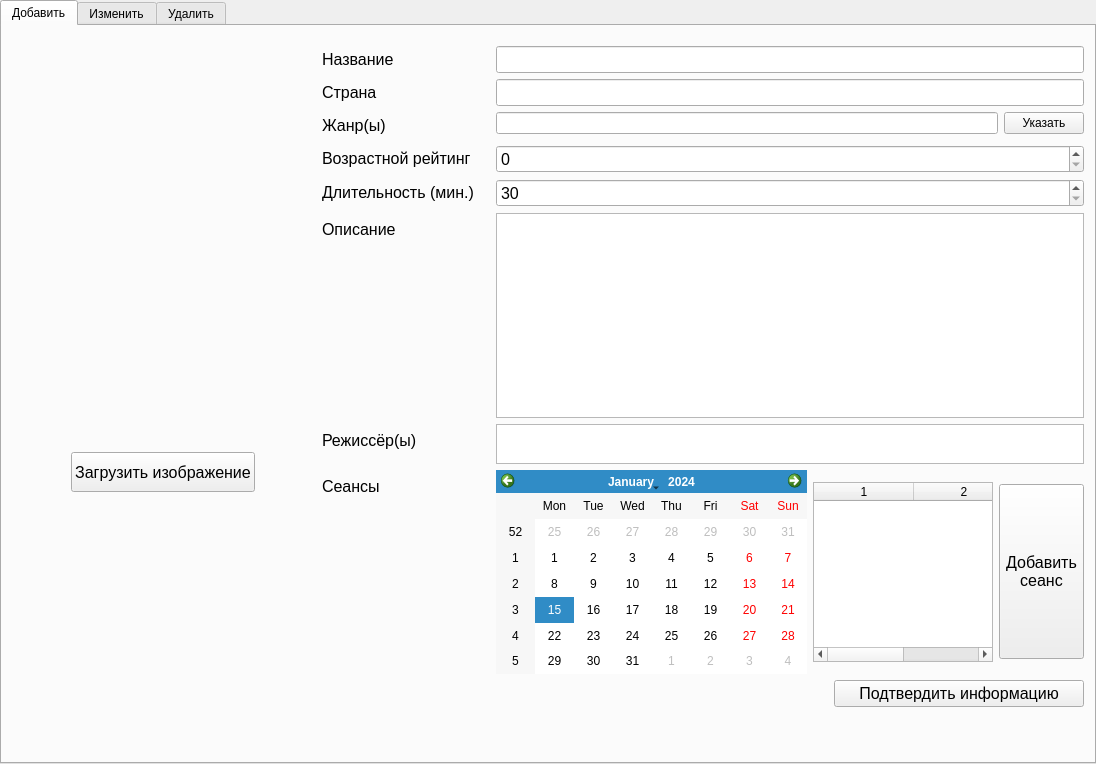
<?xml version="1.0" encoding="UTF-8"?>
<ui version="4.0">
 <class>TabWidget</class>
 <widget class="QTabWidget" name="TabWidget">
  <property name="geometry">
   <rect>
    <x>0</x>
    <y>0</y>
    <width>1096</width>
    <height>764</height>
   </rect>
  </property>
  <property name="minimumSize">
   <size>
    <width>100</width>
    <height>0</height>
   </size>
  </property>
  <property name="font">
   <font>
    <stylestrategy>PreferAntialias</stylestrategy>
   </font>
  </property>
  <property name="windowTitle">
   <string>TabWidget</string>
  </property>
  <property name="currentIndex">
   <number>0</number>
  </property>
  <widget class="QWidget" name="AddTab">
   <attribute name="title">
    <string>Добавить</string>
   </attribute>
   <widget class="QWidget" name="formLayoutWidget">
    <property name="geometry">
     <rect>
      <x>320</x>
      <y>20</y>
      <width>762</width>
      <height>685</height>
     </rect>
    </property>
    <layout class="QFormLayout" name="formLayout">
     <item row="0" column="0">
      <widget class="QLabel" name="NameLabel1">
       <property name="text">
        <string>&lt;html&gt;&lt;head/&gt;&lt;body&gt;&lt;p&gt;&lt;span style=&quot; font-size:12pt;&quot;&gt;Название&lt;/span&gt;&lt;/p&gt;&lt;/body&gt;&lt;/html&gt;</string>
       </property>
      </widget>
     </item>
     <item row="0" column="1">
      <widget class="QLineEdit" name="NameLinePageAdd">
       <property name="font">
        <font>
         <pointsize>12</pointsize>
        </font>
       </property>
       <property name="inputMask">
        <string notr="true"/>
       </property>
       <property name="text">
        <string/>
       </property>
       <property name="placeholderText">
        <string/>
       </property>
      </widget>
     </item>
     <item row="1" column="0">
      <widget class="QLabel" name="CountryLabel">
       <property name="text">
        <string>&lt;html&gt;&lt;head/&gt;&lt;body&gt;&lt;p&gt;&lt;span style=&quot; font-size:12pt;&quot;&gt;Страна&lt;/span&gt;&lt;/p&gt;&lt;/body&gt;&lt;/html&gt;</string>
       </property>
      </widget>
     </item>
     <item row="1" column="1">
      <widget class="QLineEdit" name="CountryLinePageAdd">
       <property name="font">
        <font>
         <pointsize>12</pointsize>
        </font>
       </property>
      </widget>
     </item>
     <item row="2" column="0">
      <widget class="QLabel" name="GenresLabel">
       <property name="text">
        <string>&lt;html&gt;&lt;head/&gt;&lt;body&gt;&lt;p&gt;&lt;span style=&quot; font-size:12pt;&quot;&gt;Жанр(ы)&lt;/span&gt;&lt;/p&gt;&lt;/body&gt;&lt;/html&gt;</string>
       </property>
      </widget>
     </item>
     <item row="2" column="1">
      <layout class="QGridLayout" name="gridLayout_2">
       <item row="0" column="0">
        <widget class="QLineEdit" name="GenresLinePageAdd">
         <property name="font">
          <font>
           <pointsize>12</pointsize>
          </font>
         </property>
         <property name="readOnly">
          <bool>true</bool>
         </property>
        </widget>
       </item>
       <item row="0" column="3">
        <widget class="QPushButton" name="GenresBtnPageAdd">
         <property name="text">
          <string>Указать</string>
         </property>
        </widget>
       </item>
      </layout>
     </item>
     <item row="3" column="0">
      <widget class="QLabel" name="AgeRatingLabel">
       <property name="minimumSize">
        <size>
         <width>168</width>
         <height>20</height>
        </size>
       </property>
       <property name="text">
        <string>&lt;html&gt;&lt;head/&gt;&lt;body&gt;&lt;p&gt;&lt;span style=&quot; font-size:12pt;&quot;&gt;Возрастной рейтинг&lt;/span&gt;&lt;/p&gt;&lt;/body&gt;&lt;/html&gt;</string>
       </property>
      </widget>
     </item>
     <item row="3" column="1">
      <widget class="QSpinBox" name="AgeRatingSpinBoxPageAdd">
       <property name="font">
        <font>
         <pointsize>12</pointsize>
        </font>
       </property>
       <property name="maximum">
        <number>18</number>
       </property>
      </widget>
     </item>
     <item row="4" column="0">
      <widget class="QLabel" name="DurationLabel">
       <property name="text">
        <string>&lt;html&gt;&lt;head/&gt;&lt;body&gt;&lt;p&gt;&lt;span style=&quot; font-size:12pt;&quot;&gt;Длительность (мин.)&lt;/span&gt;&lt;/p&gt;&lt;/body&gt;&lt;/html&gt;</string>
       </property>
      </widget>
     </item>
     <item row="4" column="1">
      <widget class="QSpinBox" name="DurationSpinBoxPageAdd">
       <property name="font">
        <font>
         <pointsize>12</pointsize>
        </font>
       </property>
       <property name="minimum">
        <number>30</number>
       </property>
       <property name="maximum">
        <number>420</number>
       </property>
      </widget>
     </item>
     <item row="5" column="0">
      <widget class="QLabel" name="DescriptionLabel">
       <property name="text">
        <string>&lt;html&gt;&lt;head/&gt;&lt;body&gt;&lt;p&gt;&lt;span style=&quot; font-size:12pt;&quot;&gt;Описание&lt;/span&gt;&lt;/p&gt;&lt;/body&gt;&lt;/html&gt;</string>
       </property>
      </widget>
     </item>
     <item row="5" column="1">
      <widget class="QPlainTextEdit" name="DescriptionPlainTextPageAdd">
       <property name="minimumSize">
        <size>
         <width>500</width>
         <height>150</height>
        </size>
       </property>
       <property name="font">
        <font>
         <pointsize>12</pointsize>
        </font>
       </property>
      </widget>
     </item>
     <item row="6" column="0">
      <widget class="QLabel" name="DirectorsLabel">
       <property name="text">
        <string>&lt;html&gt;&lt;head/&gt;&lt;body&gt;&lt;p&gt;&lt;span style=&quot; font-size:12pt;&quot;&gt;Режиссёр(ы)&lt;/span&gt;&lt;/p&gt;&lt;/body&gt;&lt;/html&gt;</string>
       </property>
      </widget>
     </item>
     <item row="7" column="0">
      <widget class="QLabel" name="label">
       <property name="font">
        <font>
         <pointsize>12</pointsize>
        </font>
       </property>
       <property name="text">
        <string>Сеансы</string>
       </property>
      </widget>
     </item>
     <item row="7" column="1">
      <layout class="QHBoxLayout" name="horizontalLayout">
       <item>
        <widget class="QCalendarWidget" name="CalendarPageAdd">
         <property name="minimumDate">
          <date>
           <year>2021</year>
           <month>10</month>
           <day>29</day>
          </date>
         </property>
        </widget>
       </item>
       <item>
        <layout class="QHBoxLayout" name="horizontalLayout_3">
         <item>
          <widget class="QTableWidget" name="SessionsTableWidgetPageAdd">
           <property name="minimumSize">
            <size>
             <width>180</width>
             <height>180</height>
            </size>
           </property>
           <property name="maximumSize">
            <size>
             <width>180</width>
             <height>180</height>
            </size>
           </property>
           <property name="columnCount">
            <number>2</number>
           </property>
           <column/>
           <column/>
          </widget>
         </item>
         <item>
          <widget class="QPushButton" name="AddSessionBtnPageAdd">
           <property name="maximumSize">
            <size>
             <width>85</width>
             <height>175</height>
            </size>
           </property>
           <property name="font">
            <font>
             <pointsize>12</pointsize>
            </font>
           </property>
           <property name="text">
            <string>Добавить
сеанс</string>
           </property>
          </widget>
         </item>
        </layout>
       </item>
      </layout>
     </item>
     <item row="8" column="1">
      <layout class="QHBoxLayout" name="horizontalLayout_2">
       <item>
        <widget class="QLabel" name="SessionsErrorLabel">
         <property name="font">
          <font>
           <pointsize>12</pointsize>
          </font>
         </property>
         <property name="text">
          <string/>
         </property>
        </widget>
       </item>
       <item>
        <widget class="QPushButton" name="ConfirmFilmInfoBtnPageAdd">
         <property name="minimumSize">
          <size>
           <width>250</width>
           <height>27</height>
          </size>
         </property>
         <property name="maximumSize">
          <size>
           <width>100</width>
           <height>16777215</height>
          </size>
         </property>
         <property name="font">
          <font>
           <pointsize>12</pointsize>
          </font>
         </property>
         <property name="text">
          <string>Подтвердить информацию</string>
         </property>
        </widget>
       </item>
      </layout>
     </item>
     <item row="9" column="1">
      <widget class="QLabel" name="ErrorLabel">
       <property name="font">
        <font>
         <pointsize>12</pointsize>
        </font>
       </property>
       <property name="text">
        <string/>
       </property>
      </widget>
     </item>
     <item row="6" column="1">
      <widget class="QPlainTextEdit" name="DirectorsPlainTextPageAdd">
       <property name="minimumSize">
        <size>
         <width>0</width>
         <height>40</height>
        </size>
       </property>
       <property name="maximumSize">
        <size>
         <width>16777215</width>
         <height>40</height>
        </size>
       </property>
       <property name="font">
        <font>
         <pointsize>12</pointsize>
        </font>
       </property>
      </widget>
     </item>
    </layout>
   </widget>
   <widget class="QWidget" name="verticalLayoutWidget">
    <property name="geometry">
     <rect>
      <x>20</x>
      <y>20</y>
      <width>282</width>
      <height>501</height>
     </rect>
    </property>
    <layout class="QVBoxLayout" name="verticalLayout_2">
     <item>
      <widget class="QLabel" name="ImageLabel">
       <property name="minimumSize">
        <size>
         <width>280</width>
         <height>400</height>
        </size>
       </property>
       <property name="maximumSize">
        <size>
         <width>280</width>
         <height>400</height>
        </size>
       </property>
       <property name="styleSheet">
        <string notr="true"/>
       </property>
       <property name="text">
        <string>&lt;html&gt;&lt;head/&gt;&lt;body&gt;&lt;p&gt;&lt;br/&gt;&lt;/p&gt;&lt;/body&gt;&lt;/html&gt;</string>
       </property>
      </widget>
     </item>
     <item alignment="Qt::AlignHCenter">
      <widget class="QPushButton" name="LoadImageBtn">
       <property name="maximumSize">
        <size>
         <width>279</width>
         <height>40</height>
        </size>
       </property>
       <property name="font">
        <font>
         <pointsize>12</pointsize>
        </font>
       </property>
       <property name="text">
        <string>Загрузить изображение</string>
       </property>
      </widget>
     </item>
     <item>
      <widget class="QLabel" name="ImageErrorLabel">
       <property name="font">
        <font>
         <pointsize>12</pointsize>
        </font>
       </property>
       <property name="styleSheet">
        <string notr="true">color: rgb(255, 0, 0);</string>
       </property>
       <property name="text">
        <string/>
       </property>
      </widget>
     </item>
    </layout>
   </widget>
  </widget>
  <widget class="QWidget" name="ChangeTab">
   <attribute name="title">
    <string>Изменить</string>
   </attribute>
  </widget>
  <widget class="QWidget" name="DeleteTab">
   <attribute name="title">
    <string>Удалить</string>
   </attribute>
  </widget>
 </widget>
 <resources/>
 <connections/>
</ui>
